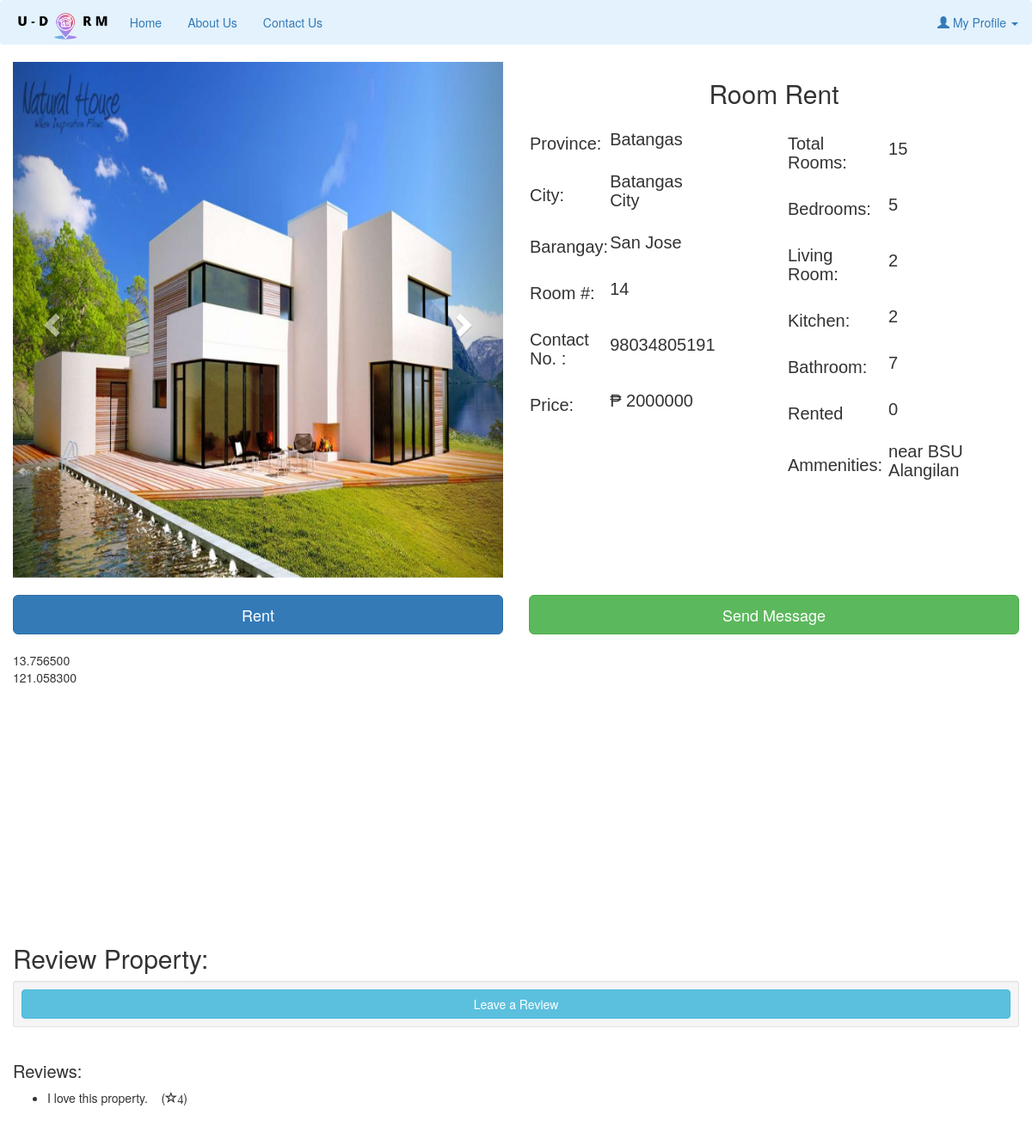
The page /view-property.php?property_id=124 (signed in) on the database its author committed.
### tables this page shows
CREATE TABLE `property_photo` (
  `property_photo_id` int(12) NOT NULL AUTO_INCREMENT,
  `p_photo` varchar(500) NOT NULL,
  `property_id` int(11) NOT NULL,
  PRIMARY KEY (`property_photo_id`),
  KEY `property_id` (`property_id`),
  CONSTRAINT `property_photo_ibfk_1` FOREIGN KEY (`property_id`) REFERENCES `add_property` (`property_id`)
);

CREATE TABLE `add_property` (
  `property_id` int(10) NOT NULL AUTO_INCREMENT,
  `country` varchar(50) NOT NULL,
  `province` varchar(50) NOT NULL,
  `zone` varchar(50) NOT NULL,
  `district` varchar(50) NOT NULL,
  `city` varchar(100) NOT NULL,
  `street_brgy` varchar(50) NOT NULL,
  `ward_no` int(10) NOT NULL,
  `tole` varchar(100) NOT NULL,
  `contact_no` bigint(11) NOT NULL,
  `property_type` varchar(50) NOT NULL,
  `price` bigint(10) NOT NULL,
  `total_rooms` int(10) NOT NULL,
  `bedroom` int(10) NOT NULL,
  `living_room` int(10) NOT NULL,
  `kitchen` int(10) NOT NULL,
  `bathroom` int(10) NOT NULL,
  `descriptions` varchar(2000) NOT NULL,
  `latitude` decimal(9,6) NOT NULL,
  `longitude` decimal(9,6) NOT NULL,
  `booked` tinyint(1) NOT NULL DEFAULT 0,
  `owner_id` int(10) NOT NULL,
  PRIMARY KEY (`property_id`),
  KEY `owner_id` (`owner_id`),
  CONSTRAINT `add_property_ibfk_1` FOREIGN KEY (`owner_id`) REFERENCES `owner` (`owner_id`)
);

CREATE TABLE `review` (
  `review_id` int(10) NOT NULL AUTO_INCREMENT,
  `comment` varchar(500) NOT NULL,
  `rating` int(5) NOT NULL,
  `property_id` int(11) NOT NULL,
  PRIMARY KEY (`review_id`),
  KEY `property_id` (`property_id`),
  CONSTRAINT `review_ibfk_1` FOREIGN KEY (`property_id`) REFERENCES `add_property` (`property_id`)
);

### view-property.php (the view, shortened to what this page needs)
<!DOCTYPE html>
<html>
<head>
</head>
<body>
  <?php
  include('navbar.php');
  include('booking-engine.php');
  ?>
  <?php
  $property_id = $_GET['property_id'];
  $sql = "SELECT * from add_property where property_id='$property_id'";
  $query = mysqli_query($db, $sql);
  if (mysqli_num_rows($query) > 0) {
    while ($rows = mysqli_fetch_assoc($query)) {
      $sql2 = "SELECT * FROM property_photo where property_id='$property_id'";
      $query2 = mysqli_query($db, $sql2);
      $rowcount = mysqli_num_rows($query2);
  ?>
      <div class="container-fluid">
        <div class="row">
          <div class="col-sm-6">
            <div id="myCarousel" class="carousel slide" data-ride="carousel">
              <div class="carousel-inner" role="listbox">
                <?php
                for ($i = 1; $i <= $rowcount; $i++) {
                  $row = mysqli_fetch_array($query2);
                  $photo = $row['p_photo'];
                ?>
                  <?php
                  if ($i == 1) {
                  ?>
                    <div class="item active">
                      <img class="d-block img-fluid" src="owner/<?php echo $photo ?>" alt="First slide" width="100%" style="max-height: 600px; min-height: 600px;">
                    </div>
                  <?php
                  } else {
                  ?>
                    <div class="item">
                      <img class="d-block img-fluid" src="owner/<?php echo $photo ?>" alt="First slide" width="100%" style="max-height: 600px; min-height: 600px;">
                    </div>
                <?php
                  }
                }
                ?>
              </div>
              <a class="left carousel-control" href="#myCarousel" role="button" data-slide="prev">
                <span class="glyphicon glyphicon-chevron-left" aria-hidden="true"></span>
              </a>
              <a class="right carousel-control" href="#myCarousel" role="button" data-slide="next">
                <span class="glyphicon glyphicon-chevron-right" aria-hidden="true"></span>
              </a>
            </div>
          </div>
          <div class="col-sm-6">
            <center>
              <h2><?php echo $rows['property_type'] ?></h2>
            </center>
            <div class="row">
              <div class="col-sm-6">
                <div class="row">
                  <div class="col-sm-6">
                    <table>
                      <tr>
                        <td>
                          <h3>Province:</h3>
                        </td>
                        <td>
                          <h4><?php echo $rows['province']; ?></h4>
                        </td>
                      </tr>
                      <tr>
                        <td>
                          <h3>City: </h3>
                        </td>
                        <td>
                          <h4><?php echo $rows['city']; ?></h4>
                        </td>
                      </tr>
                      <tr>
                        <td>
                          <h3>Barangay: </h3>
                        </td>
                        <td>
                          <h4><?php echo $rows['street_brgy']; ?></h4>
                        </td>
                      </tr>
                      <tr>
                        <td>
                          <h3>Room #: </h3>
                        </td>
                        <td>
                          <h4><?php echo $rows['ward_no']; ?></h4>
                        </td>
                      </tr>
                      <tr>
                        <td>
                          <h3>Contact No. : </h3>
                        </td>
                        <td>
                          <h4><?php echo $rows['contact_no']; ?></h4>
                        </td>
                      </tr>
                      <tr>
                        <td>
                          <h3>Price:</h3>
                        </td>
                        <td>
                          <h4>₱ <?php echo $rows['price']; ?></h4>
                        </td>
                      </tr>
                    </table>
                  </div>
                </div>
              </div>
              <div class="col-sm-6">
                <table>
                  <tr>
                    <td>
                      <h3>Total Rooms:</h3>
                    </td>
                    <td>
                      <h4><?php echo $rows['total_rooms']; ?></h4>
                    </td>
                  </tr>
                  <tr>
                    <td>
                      <h3>Bedrooms:</h3>
                    </td>
                    <td>
                      <h4><?php echo $rows['bedroom']; ?></h4>
                    </td>
                  </tr>
                  <tr>
                    <td>
                      <h3>Living Room:</h3>
                    </td>
                    <td>
                      <h4><?php echo $rows['living_room']; ?></h4>
                    </td>
                  </tr>
                  <tr>
                    <td>
                      <h3>Kitchen:</h3>
                    </td>
                    <td>
                      <h4><?php echo $rows['kitchen']; ?></h4>
                    </td>
                  </tr>
                  <tr>
                    <td>
                      <h3>Bathroom:</h3>
                    </td>
                    <td>
                      <h4><?php echo $rows['bathroom']; ?></h4>
                    </td>
                  </tr>
                  <td>
                      <h3>Rented</h3>
                    </td>
                    <td>
                      <h4><?php echo $rows['booked']; ?></h4>
                    </td>
                  <tr>
                    <td>
                      <h3>Ammenities:</h3>
                    </td>
                    <td>
                    <h4><?php echo $rows['descriptions']; ?></h4>
                  </tr>
                </table>
              </div>
            </div>
          </div>
        </div>
        <br>
        <?php
        if (isset($_SESSION["email"]) && !empty($_SESSION['email'])) {
        ?>
          <form method="POST">
            <div class="row">
              <div class="col-sm-6">
                <?php
                $booked = $rows['booked'];
                if ($booked == 0) { ?>
                  <input type="submit" class="btn btn-lg btn-primary" name="book_property" style="width: 100%" value="Rent">
                <?php } else { ?>
                  <input type="submit" class="btn btn-lg btn-primary" style="width: 100%" value="Property Booked" disabled>
                <?php } ?>
              </div>
          </form>
          <form method="POST" action="chatpage.php">
            <div class="col-sm-6">
              <input type="submit" class="btn btn-lg btn-success" name="send_message" style="width: 100%" value="Send Message">
            </div>
          </form>
      </div>
    <?php } else {
          echo "<center><h3>You should login to book property.</h3></center>";
        }
    ?>
    <div id="map" style="width: 100%; height: 300px;">
      <div id="lat"><?php echo  $rows['latitude']; ?></div>
      <div id="lon"><?php echo  $rows['longitude']; ?></div>
    </div>
<?php }
  } ?>
<div class="container-fluid">
  <h2>Review Property:</h2>
  <div class="well well-sm">
    <div class="text-right">
      <?php
      if (isset($_SESSION["email"]) && !empty($_SESSION['email'])) {
      ?>
        <a class="btn btn-success btn-info" href="#reviews-anchor" style="width: 100%" id="open-review-box">Leave a Review</a>
    </div>
  <?php } else {
        echo "<center>You should login to review property.</center>";
      }
  ?>
  </div>
</div>
<?php
$sql1 = "SELECT * from review where property_id='$property_id'";
$query = mysqli_query($db, $sql1);
echo '<div class="container-fluid">';
echo '<h3>Reviews:</h3>';
echo '</div>';
if (mysqli_num_rows($query) > 0) {
  while ($row = mysqli_fetch_assoc($query)) {
?>
    <div class="container-fluid">
      <ul>
        <li><?php echo $row['comment']; ?> &nbsp;&nbsp;&nbsp;(<span class="glyphicon glyphicon-star-empty" style="size: 50px;"><?php echo $row['rating']; ?></span>)</li>
      </ul>
    </div>
<?php
  }
}
?>
</body>
</html>

### view-property.php (style rules this page uses)
h3 { font-size: 20px; }
h4 { font-size: 20px; }
table { font-family: arial, sans-serif; border-collapse: collapse; width: 100%; }
td, th { text-align: left; padding: 1px; }

### rows shown on the page
add_property: property_type "Room Rent", province "Batangas", city "Batangas City", street_brgy "San Jose", ward_no "14", contact_no "98034805191", price "2000000", total_rooms "15", bedroom "5", living_room "2", kitchen "2", bathroom "7", booked "0", descriptions "near BSU Alangilan", latitude "13.756500", longitude "121.058300"
property_photo: p_photo (picture)
review: comment "I love this property.", rating "4"
